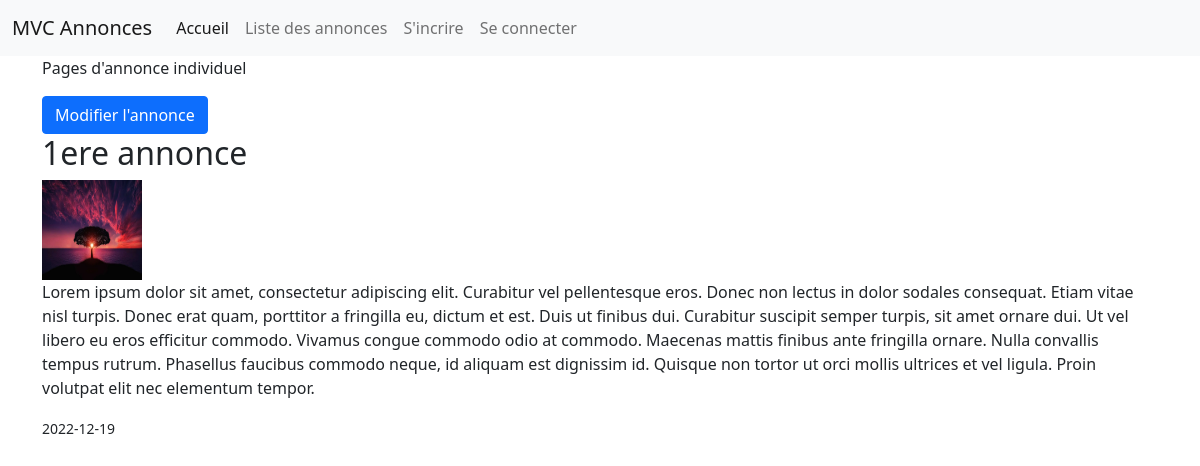
The app's page /public/annonces/lire/10 with its own data.
### tables this page shows
CREATE TABLE `annonces` (
  `id` int(11) NOT NULL,
  `titre` varchar(255) NOT NULL,
  `description` text NOT NULL,
  `image` varchar(255) NOT NULL,
  `created_at` date NOT NULL DEFAULT current_timestamp(),
  `actif` int(11) NOT NULL DEFAULT 1,
  `users_id` int(11) NOT NULL
);

### Controllers/Controller.php (called while the page is built, shortened)
<?php
abstract class Controller
{
    public function render(string $fichier, array $donnees = [], string $template = 'default')
    {
        extract($donnees);
        require_once ROOT . '/Views/' . $fichier . '.php';
    }
}

### Controllers/AnnoncesController.php (called while the page is built, shortened)
<?php
class AnnoncesController extends Controller
{
    public function lire(int $id)
    {
        $annoncesModel = new AnnoncesModel;
        $annonce = $annoncesModel->findOneBy("id", $id);
        $this->render('annonces/lire', compact('annonce'));
    }
}

### public/index.php (called while the page is built, shortened)
<?php
$app = new Main;
$app->start();

### Models/AnnoncesModel.php (called while the page is built, shortened)
<?php
class AnnoncesModel extends Model
{
    public function __construct()
    {
        $this->table = 'annonces';
    }
}

### Core/Db.php (called while the page is built, shortened)
<?php
class Db extends PDO
{
    private static $instance;
    private function __construct()
    {
        $_dsn = 'mysql:dbname='. self::DBNAME . ";host=" . self::DBHOST;
    }
    public static function getInstance(): self
    {
        if(self::$instance === null){
            self::$instance = new self();
        }
        return self::$instance;
    }
}

### Models/Model.php (called while the page is built, shortened)
<?php
class Model extends Db
{
    protected $table;
    public function findOneBy(string $champ, $valeur): object|false
    {
        return $this->sendQuery("SELECT * FROM $this->table WHERE $champ = '$valeur'")->fetch();
    }
    public function sendQuery(string $sql, array $attributs = null): object|array
    {
        $this->db = Db::getInstance();
        if($attributs !== null){
            $query = $this->db->prepare($sql);
            $query->execute($attributs);
            return $query;
        }else{
            return $this->db->query($sql);
        }
    }
}

### Views/annonces/lire.php (the view)
<p>Pages d'annonce individuel</p>
<a href="/mvc/public/annonces/modifier/<?= $annonce->id ?>" class="btn btn-primary">Modifier l'annonce</a>
<article>
    <h2><?= $annonce->titre ?></h2>
    <img src="/mvc/public/uploads/<?= $annonce->image ?>" alt="" width="100px" height="100px">
    <p><?= $annonce->description ?></p>
    <small><?= $annonce->created_at ?></small>
</article>

### records on screen
annonces: titre "1ere annonce", image (picture), description "Lorem ipsum dolor sit amet, consectetur adipiscing elit. Curabitur vel pellentesque eros. Donec non lectus in dolor sodales consequat. Etiam vitae nisl turpis. Donec erat quam, porttitor a fringilla eu, dictum et est. Duis ut finibus dui. Curabitur suscipit semper turpis, sit amet ornare dui. Ut vel libero eu eros efficitur commodo. Vivamus congue commodo odio at commodo. Maecenas mattis finibus ante fringilla ornare. Nulla convallis tempus rutrum. Phasellus faucibus commodo neque, id aliquam est dignissim id. Quisque non tortor ut orci mollis ultrices et vel ligula. Proin volutpat elit nec elementum tempor.", created_at "2022-12-19"
